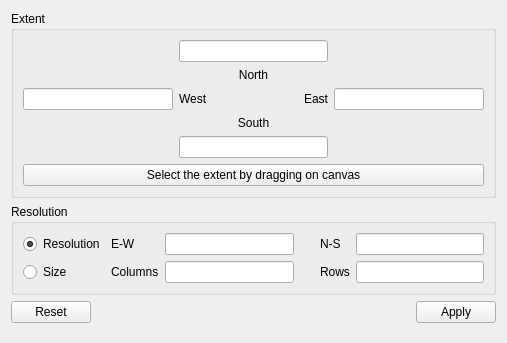
<?xml version="1.0" encoding="UTF-8"?>
<ui version="4.0">
 <class>QgsGrassRegionBase</class>
 <widget class="QWidget" name="QgsGrassRegionBase">
  <property name="geometry">
   <rect>
    <x>0</x>
    <y>0</y>
    <width>507</width>
    <height>343</height>
   </rect>
  </property>
  <property name="sizePolicy">
   <sizepolicy hsizetype="Minimum" vsizetype="Preferred">
    <horstretch>0</horstretch>
    <verstretch>0</verstretch>
   </sizepolicy>
  </property>
  <property name="windowTitle">
   <string>Region</string>
  </property>
  <layout class="QVBoxLayout" name="verticalLayout_2">
   <item>
    <widget class="QGroupBox" name="groupBox">
     <property name="title">
      <string>Extent</string>
     </property>
     <layout class="QVBoxLayout" name="verticalLayout">
      <item>
       <layout class="QGridLayout" name="gridLayout">
        <item row="4" column="1">
         <widget class="QLineEdit" name="mSouth"/>
        </item>
        <item row="2" column="2">
         <widget class="QLineEdit" name="mEast"/>
        </item>
        <item row="3" column="1">
         <widget class="QLabel" name="textLabel4">
          <property name="sizePolicy">
           <sizepolicy hsizetype="Expanding" vsizetype="Fixed">
            <horstretch>0</horstretch>
            <verstretch>0</verstretch>
           </sizepolicy>
          </property>
          <property name="text">
           <string>South</string>
          </property>
          <property name="alignment">
           <set>Qt::AlignCenter</set>
          </property>
         </widget>
        </item>
        <item row="2" column="0">
         <widget class="QLineEdit" name="mWest"/>
        </item>
        <item row="0" column="1">
         <widget class="QLineEdit" name="mNorth"/>
        </item>
        <item row="2" column="1">
         <layout class="QHBoxLayout" name="horizontalLayout">
          <item>
           <widget class="QLabel" name="textLabel2">
            <property name="sizePolicy">
             <sizepolicy hsizetype="Expanding" vsizetype="Fixed">
              <horstretch>0</horstretch>
              <verstretch>0</verstretch>
             </sizepolicy>
            </property>
            <property name="frameShape">
             <enum>QFrame::NoFrame</enum>
            </property>
            <property name="frameShadow">
             <enum>QFrame::Plain</enum>
            </property>
            <property name="text">
             <string>West</string>
            </property>
           </widget>
          </item>
          <item>
           <widget class="QLabel" name="textLabel3">
            <property name="sizePolicy">
             <sizepolicy hsizetype="Expanding" vsizetype="Fixed">
              <horstretch>0</horstretch>
              <verstretch>0</verstretch>
             </sizepolicy>
            </property>
            <property name="text">
             <string>East</string>
            </property>
            <property name="alignment">
             <set>Qt::AlignRight|Qt::AlignTrailing|Qt::AlignVCenter</set>
            </property>
           </widget>
          </item>
         </layout>
        </item>
        <item row="1" column="1">
         <widget class="QLabel" name="textLabel1">
          <property name="sizePolicy">
           <sizepolicy hsizetype="Expanding" vsizetype="Fixed">
            <horstretch>0</horstretch>
            <verstretch>0</verstretch>
           </sizepolicy>
          </property>
          <property name="text">
           <string>North</string>
          </property>
          <property name="alignment">
           <set>Qt::AlignCenter</set>
          </property>
         </widget>
        </item>
       </layout>
      </item>
      <item>
       <widget class="QPushButton" name="mDrawButton">
        <property name="text">
         <string>Select the extent by dragging on canvas</string>
        </property>
        <property name="checkable">
         <bool>true</bool>
        </property>
        <property name="checked">
         <bool>false</bool>
        </property>
       </widget>
      </item>
     </layout>
    </widget>
   </item>
   <item>
    <widget class="QGroupBox" name="groupBox_2">
     <property name="title">
      <string>Resolution</string>
     </property>
     <layout class="QGridLayout" name="gridLayout_2">
      <item row="1" column="3">
       <widget class="QLabel" name="mRowsLabel">
        <property name="text">
         <string>Rows</string>
        </property>
        <property name="indent">
         <number>20</number>
        </property>
       </widget>
      </item>
      <item row="1" column="4">
       <widget class="QLineEdit" name="mRows"/>
      </item>
      <item row="0" column="4">
       <widget class="QLineEdit" name="mNSRes"/>
      </item>
      <item row="0" column="2">
       <widget class="QLineEdit" name="mEWRes"/>
      </item>
      <item row="0" column="0">
       <widget class="QRadioButton" name="mResRadio">
        <property name="text">
         <string>Resolution</string>
        </property>
        <property name="checked">
         <bool>true</bool>
        </property>
       </widget>
      </item>
      <item row="1" column="0">
       <widget class="QRadioButton" name="mRowsColsRadio">
        <property name="text">
         <string>Size</string>
        </property>
       </widget>
      </item>
      <item row="1" column="2">
       <widget class="QLineEdit" name="mCols"/>
      </item>
      <item row="0" column="3">
       <widget class="QLabel" name="mNSResLabel">
        <property name="text">
         <string>N-S</string>
        </property>
        <property name="indent">
         <number>20</number>
        </property>
       </widget>
      </item>
      <item row="0" column="1">
       <widget class="QLabel" name="mEWResLabel">
        <property name="text">
         <string>E-W</string>
        </property>
       </widget>
      </item>
      <item row="1" column="1">
       <widget class="QLabel" name="mColsLabel">
        <property name="text">
         <string>Columns</string>
        </property>
       </widget>
      </item>
     </layout>
    </widget>
   </item>
   <item>
    <widget class="QDialogButtonBox" name="mButtonBox">
     <property name="orientation">
      <enum>Qt::Horizontal</enum>
     </property>
     <property name="standardButtons">
      <set>QDialogButtonBox::Apply|QDialogButtonBox::Reset</set>
     </property>
    </widget>
   </item>
   <item>
    <spacer name="verticalSpacer">
     <property name="orientation">
      <enum>Qt::Vertical</enum>
     </property>
     <property name="sizeHint" stdset="0">
      <size>
       <width>20</width>
       <height>40</height>
      </size>
     </property>
    </spacer>
   </item>
  </layout>
 </widget>
 <resources/>
 <connections/>
</ui>
